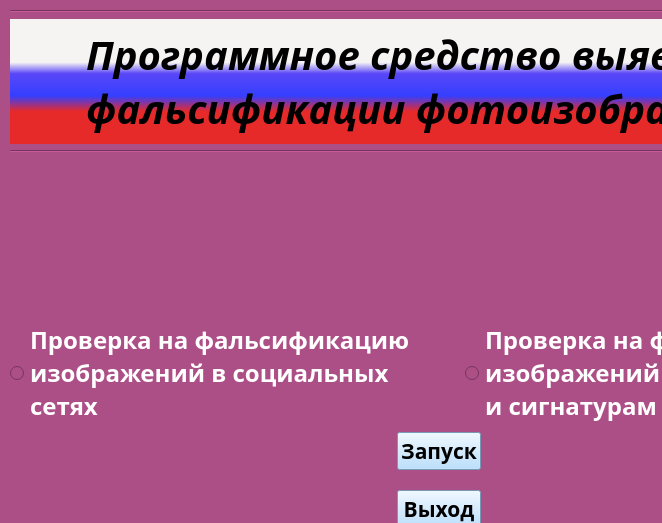
<?xml version="1.0" encoding="UTF-8"?>
<ui version="4.0">
 <class>Form</class>
 <widget class="QWidget" name="Form">
  <property name="geometry">
   <rect>
    <x>0</x>
    <y>0</y>
    <width>662</width>
    <height>523</height>
   </rect>
  </property>
  <property name="minimumSize">
   <size>
    <width>662</width>
    <height>523</height>
   </size>
  </property>
  <property name="maximumSize">
   <size>
    <width>662</width>
    <height>523</height>
   </size>
  </property>
  <property name="font">
   <font>
    <family>Times New Roman</family>
   </font>
  </property>
  <property name="windowTitle">
   <string>ПСВФФ</string>
  </property>
  <property name="styleSheet">
   <string notr="true">background-color: rgb(173, 79, 135);

</string>
  </property>
  <widget class="QWidget" name="verticalLayoutWidget">
   <property name="geometry">
    <rect>
     <x>10</x>
     <y>10</y>
     <width>858</width>
     <height>518</height>
    </rect>
   </property>
   <layout class="QVBoxLayout" name="verticalLayout">
    <item>
     <widget class="Line" name="line_2">
      <property name="orientation">
       <enum>Qt::Horizontal</enum>
      </property>
     </widget>
    </item>
    <item>
     <widget class="QLabel" name="label">
      <property name="font">
       <font>
        <family>GOST type A</family>
        <pointsize>30</pointsize>
        <weight>75</weight>
        <italic>true</italic>
        <bold>true</bold>
       </font>
      </property>
      <property name="styleSheet">
       <string notr="true">background-color: qlineargradient(spread:pad, x1:0, y1:0, x2:0, y2:1, stop:0.346591 rgba(246, 243, 243, 255), stop:0.4375 rgba(89, 71, 247, 255), stop:0.613636 rgba(52, 63, 255, 255), stop:0.738636 rgba(230, 42, 42, 255));
color: rgb(0, 0, 0);
</string>
      </property>
      <property name="text">
       <string>Программное средство выявления 
 фальсификации фотоизображений</string>
      </property>
      <property name="alignment">
       <set>Qt::AlignCenter</set>
      </property>
     </widget>
    </item>
    <item>
     <widget class="Line" name="line">
      <property name="orientation">
       <enum>Qt::Horizontal</enum>
      </property>
     </widget>
    </item>
    <item>
     <layout class="QFormLayout" name="formLayout">
      <property name="rowWrapPolicy">
       <enum>QFormLayout::DontWrapRows</enum>
      </property>
      <property name="labelAlignment">
       <set>Qt::AlignRight|Qt::AlignTrailing|Qt::AlignVCenter</set>
      </property>
      <property name="horizontalSpacing">
       <number>50</number>
      </property>
      <property name="verticalSpacing">
       <number>6</number>
      </property>
      <item row="0" column="0">
       <layout class="QVBoxLayout" name="verticalLayout_2">
        <item>
         <widget class="QLabel" name="label_2">
          <property name="minimumSize">
           <size>
            <width>301</width>
            <height>161</height>
           </size>
          </property>
          <property name="maximumSize">
           <size>
            <width>301</width>
            <height>161</height>
           </size>
          </property>
          <property name="text">
           <string/>
          </property>
          <property name="pixmap">
           <pixmap>img/photo5406905175152638641.jpg</pixmap>
          </property>
          <property name="scaledContents">
           <bool>true</bool>
          </property>
         </widget>
        </item>
        <item>
         <widget class="QRadioButton" name="rb_VK">
          <property name="sizePolicy">
           <sizepolicy hsizetype="Maximum" vsizetype="Fixed">
            <horstretch>0</horstretch>
            <verstretch>0</verstretch>
           </sizepolicy>
          </property>
          <property name="maximumSize">
           <size>
            <width>1000000</width>
            <height>16777215</height>
           </size>
          </property>
          <property name="font">
           <font>
            <family>GOST type A</family>
            <pointsize>18</pointsize>
            <weight>75</weight>
            <bold>true</bold>
           </font>
          </property>
          <property name="toolTip">
           <string>&lt;html&gt;&lt;head/&gt;&lt;body&gt;&lt;p align=&quot;center&quot;&gt;&lt;br/&gt;&lt;/p&gt;&lt;/body&gt;&lt;/html&gt;</string>
          </property>
          <property name="layoutDirection">
           <enum>Qt::LeftToRight</enum>
          </property>
          <property name="autoFillBackground">
           <bool>false</bool>
          </property>
          <property name="styleSheet">
           <string notr="true">color: rgb(255,255,255);</string>
          </property>
          <property name="text">
           <string>Проверка на фальсификацию 
изображений в социальных 
сетях</string>
          </property>
          <property name="iconSize">
           <size>
            <width>20</width>
            <height>20</height>
           </size>
          </property>
         </widget>
        </item>
       </layout>
      </item>
      <item row="0" column="1">
       <layout class="QVBoxLayout" name="verticalLayout_3">
        <item>
         <widget class="QLabel" name="label_3">
          <property name="minimumSize">
           <size>
            <width>301</width>
            <height>161</height>
           </size>
          </property>
          <property name="maximumSize">
           <size>
            <width>301</width>
            <height>161</height>
           </size>
          </property>
          <property name="text">
           <string/>
          </property>
          <property name="pixmap">
           <pixmap>img/shrine20190324-33-1bubuh7.jpg</pixmap>
          </property>
          <property name="scaledContents">
           <bool>true</bool>
          </property>
         </widget>
        </item>
        <item>
         <widget class="QRadioButton" name="rb_meta">
          <property name="font">
           <font>
            <family>GOST type A</family>
            <pointsize>18</pointsize>
            <weight>75</weight>
            <bold>true</bold>
           </font>
          </property>
          <property name="styleSheet">
           <string notr="true">color: rgb(255, 255, 255);</string>
          </property>
          <property name="text">
           <string>Проверка на фальсификацию 
изображений по метаданным 
и сигнатурам</string>
          </property>
         </widget>
        </item>
       </layout>
      </item>
     </layout>
    </item>
    <item>
     <layout class="QHBoxLayout" name="horizontalLayout_2">
      <property name="spacing">
       <number>20</number>
      </property>
      <item>
       <spacer name="horizontalSpacer">
        <property name="orientation">
         <enum>Qt::Horizontal</enum>
        </property>
        <property name="sizeHint" stdset="0">
         <size>
          <width>40</width>
          <height>20</height>
         </size>
        </property>
       </spacer>
      </item>
      <item>
       <layout class="QVBoxLayout" name="verticalLayout_6">
        <item>
         <widget class="QPushButton" name="pb_startEvent">
          <property name="minimumSize">
           <size>
            <width>50</width>
            <height>0</height>
           </size>
          </property>
          <property name="font">
           <font>
            <family>GOST type A</family>
            <pointsize>16</pointsize>
            <weight>75</weight>
            <bold>true</bold>
           </font>
          </property>
          <property name="styleSheet">
           <string notr="true">background-color: rgb(167, 214, 255);</string>
          </property>
          <property name="text">
           <string>Запуск</string>
          </property>
         </widget>
        </item>
        <item>
         <widget class="QPushButton" name="pb_close">
          <property name="font">
           <font>
            <family>GOST type A</family>
            <pointsize>16</pointsize>
            <weight>75</weight>
            <bold>true</bold>
           </font>
          </property>
          <property name="styleSheet">
           <string notr="true">background-color: rgb(167, 214, 255);</string>
          </property>
          <property name="text">
           <string>Выход</string>
          </property>
         </widget>
        </item>
       </layout>
      </item>
      <item>
       <spacer name="horizontalSpacer_2">
        <property name="orientation">
         <enum>Qt::Horizontal</enum>
        </property>
        <property name="sizeHint" stdset="0">
         <size>
          <width>40</width>
          <height>20</height>
         </size>
        </property>
       </spacer>
      </item>
     </layout>
    </item>
   </layout>
  </widget>
 </widget>
 <resources/>
 <connections/>
</ui>
